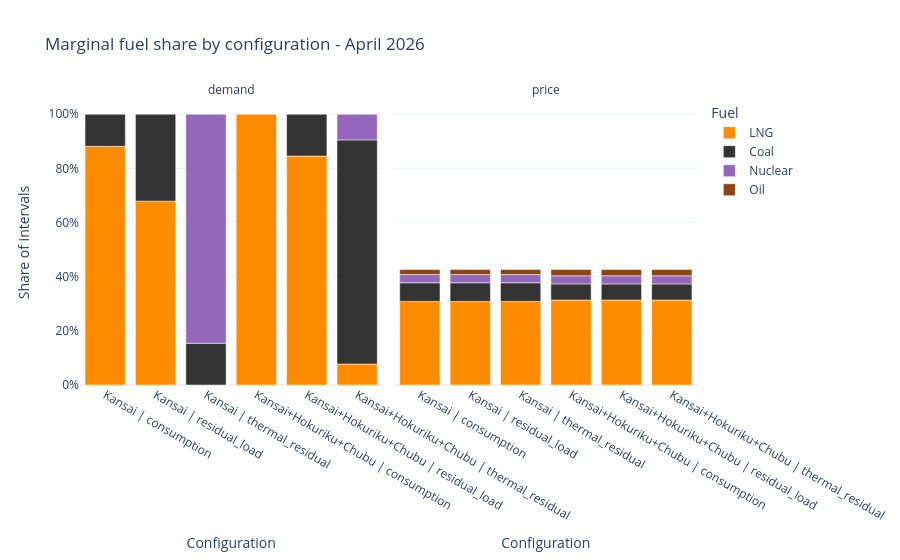

Notebook code cell kept with this figure:
### Code cell
fig_compare = plot_price_setter_config_comparison(
    summary_comparison,
    title=f"Marginal fuel share by configuration - {result.delivery_month:%B %Y}",
)
fig_compare.show()

### Figure 1 — Plotly figure (JSON) as saved in the notebook; plotly's stock layout.template omitted (floating-point values rounded to 4 significant figures)
{"data": [{"hovertemplate": "Fuel=LNG<br>method=demand<br>Configuration=%{x}<br>Share of intervals=%{y}<extra></extra>", "legendgroup": "LNG", "marker": {"color": "#ff8c00", "pattern": {"shape": ""}}, "name": "LNG", "orientation": "v", "showlegend": true, "textposition": "auto", "type": "bar", "x": ["Kansai | consumption", "Kansai | residual_load", "Kansai+Hokuriku+Chubu | consumption", "Kansai+Hokuriku+Chubu | residual_load", "Kansai+Hokuriku+Chubu | thermal_residual"], "xaxis": "x", "y": [0.8816, 0.6791, 1.0, 0.8457, 0.07753], "yaxis": "y"}, {"hovertemplate": "Fuel=LNG<br>method=price<br>Configuration=%{x}<br>Share of intervals=%{y}<extra></extra>", "legendgroup": "LNG", "marker": {"color": "#ff8c00", "pattern": {"shape": ""}}, "name": "LNG", "orientation": "v", "showlegend": false, "textposition": "auto", "type": "bar", "x": ["Kansai | consumption", "Kansai | residual_load", "Kansai | thermal_residual", "Kansai+Hokuriku+Chubu | consumption", "Kansai+Hokuriku+Chubu | residual_load", "Kansai+Hokuriku+Chubu | thermal_residual"], "xaxis": "x2", "y": [0.3087, 0.3087, 0.3087, 0.3137, 0.3137, 0.3137], "yaxis": "y2"}, {"hovertemplate": "Fuel=Coal<br>method=demand<br>Configuration=%{x}<br>Share of intervals=%{y}<extra></extra>", "legendgroup": "Coal", "marker": {"color": "#333333", "pattern": {"shape": ""}}, "name": "Coal", "orientation": "v", "showlegend": true, "textposition": "auto", "type": "bar", "x": ["Kansai | consumption", "Kansai | residual_load", "Kansai | thermal_residual", "Kansai+Hokuriku+Chubu | residual_load", "Kansai+Hokuriku+Chubu | thermal_residual"], "xaxis": "x", "y": [0.1184, 0.3209, 0.1543, 0.1543, 0.8277], "yaxis": "y"}, {"hovertemplate": "Fuel=Coal<br>method=price<br>Configuration=%{x}<br>Share of intervals=%{y}<extra></extra>", "legendgroup": "Coal", "marker": {"color": "#333333", "pattern": {"shape": ""}}, "name": "Coal", "orientation": "v", "showlegend": false, "textposition": "auto", "type": "bar", "x": ["Kansai | consumption", "Kansai | residual_load", "Kansai | thermal_residual", "Kansai+Hokuriku+Chubu | consumption", "Kansai+Hokuriku+Chubu | residual_load", "Kansai+Hokuriku+Chubu | thermal_residual"], "xaxis": "x2", "y": [0.06892, 0.06892, 0.06892, 0.05958, 0.05958, 0.05958], "yaxis": "y2"}, {"hovertemplate": "Fuel=Nuclear<br>method=demand<br>Configuration=%{x}<br>Share of intervals=%{y}<extra></extra>", "legendgroup": "Nuclear", "marker": {"color": "#9467bd", "pattern": {"shape": ""}}, "name": "Nuclear", "orientation": "v", "showlegend": true, "textposition": "auto", "type": "bar", "x": ["Kansai | thermal_residual", "Kansai+Hokuriku+Chubu | thermal_residual"], "xaxis": "x", "y": [0.8457, 0.09476], "yaxis": "y"}, {"hovertemplate": "Fuel=Nuclear<br>method=price<br>Configuration=%{x}<br>Share of intervals=%{y}<extra></extra>", "legendgroup": "Nuclear", "marker": {"color": "#9467bd", "pattern": {"shape": ""}}, "name": "Nuclear", "orientation": "v", "showlegend": false, "textposition": "auto", "type": "bar", "x": ["Kansai | consumption", "Kansai | residual_load", "Kansai | thermal_residual", "Kansai+Hokuriku+Chubu | consumption", "Kansai+Hokuriku+Chubu | residual_load", "Kansai+Hokuriku+Chubu | thermal_residual"], "xaxis": "x2", "y": [0.03015, 0.03015, 0.03015, 0.03015, 0.03015, 0.03015], "yaxis": "y2"}, {"hovertemplate": "Fuel=Oil<br>method=price<br>Configuration=%{x}<br>Share of intervals=%{y}<extra></extra>", "legendgroup": "Oil", "marker": {"color": "#8b4513", "pattern": {"shape": ""}}, "name": "Oil", "orientation": "v", "showlegend": true, "textposition": "auto", "type": "bar", "x": ["Kansai | consumption", "Kansai | residual_load", "Kansai | thermal_residual", "Kansai+Hokuriku+Chubu | consumption", "Kansai+Hokuriku+Chubu | residual_load", "Kansai+Hokuriku+Chubu | thermal_residual"], "xaxis": "x2", "y": [0.01866, 0.01866, 0.01866, 0.02297, 0.02297, 0.02297], "yaxis": "y2"}], "layout": {"annotations": [{"font": {}, "showarrow": false, "text": "demand", "x": 0.245, "xanchor": "center", "xref": "paper", "y": 1, "yanchor": "bottom", "yref": "paper"}, {"font": {}, "showarrow": false, "text": "price", "x": 0.755, "xanchor": "center", "xref": "paper", "y": 1, "yanchor": "bottom", "yref": "paper"}], "barmode": "relative", "legend": {"title": {"text": "Fuel"}, "tracegroupgap": 0}, "title": {"text": "Marginal fuel share by configuration - April 2026"}, "xaxis": {"anchor": "y", "categoryarray": ["Kansai | consumption", "Kansai | residual_load", "Kansai | thermal_residual", "Kansai+Hokuriku+Chubu | consumption", "Kansai+Hokuriku+Chubu | residual_load", "Kansai+Hokuriku+Chubu | thermal_residual"], "categoryorder": "array", "domain": [0, 0.49], "title": {"text": "Configuration"}}, "xaxis2": {"anchor": "y2", "categoryarray": ["Kansai | consumption", "Kansai | residual_load", "Kansai | thermal_residual", "Kansai+Hokuriku+Chubu | consumption", "Kansai+Hokuriku+Chubu | residual_load", "Kansai+Hokuriku+Chubu | thermal_residual"], "categoryorder": "array", "domain": [0.51, 1], "matches": "x", "title": {"text": "Configuration"}}, "yaxis": {"anchor": "x", "domain": [0, 1], "tickformat": ".0%", "title": {"text": "Share of intervals"}}, "yaxis2": {"anchor": "x2", "domain": [0, 1], "matches": "y", "showticklabels": false}}}
